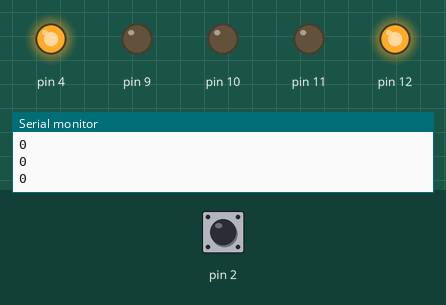
Simulated run of this sketch. Board: Arduino Uno, built with avr-gcc and run on an emulated ATmega328P. Parts: output pins drawn as LEDs (lit = HIGH), the last lines printed to the serial monitor. Dashed ring = blinking. The test bench sets the inputs (shaded band); at power-on: pin 2 LOW.

Above: at 1.2 s.
1.3 s: pin 2 driven HIGH
At 1.6 s:
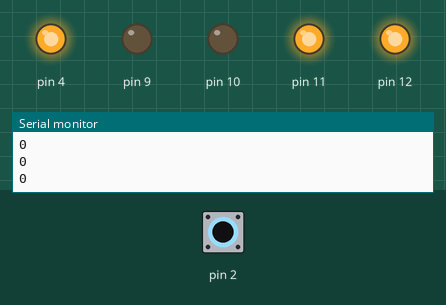
2.8 s: pin 2 driven LOW
At 4.0 s:
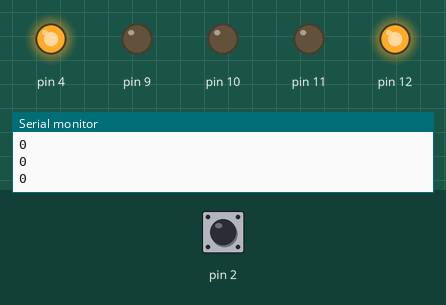
4.3 s: pin 2 pulsed HIGH 2 times (0.12 s each, 0.3 s apart)
At 4.7 s:
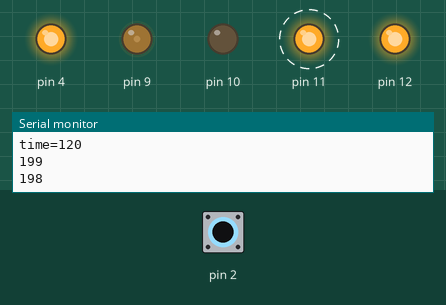
7.3 s: pin 2 driven HIGH
At 7.61 s:
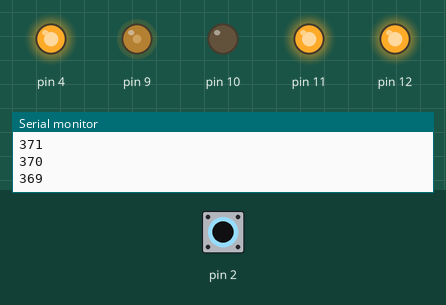
10.3 s: pin 2 pulsed LOW 5 times (0.12 s each, 0.3 s apart)
At 12.5 s:
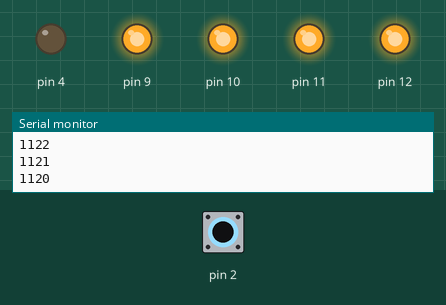
Timing chart, 0 to 14.0 s (numbered marks = the images above; inputs shaded):
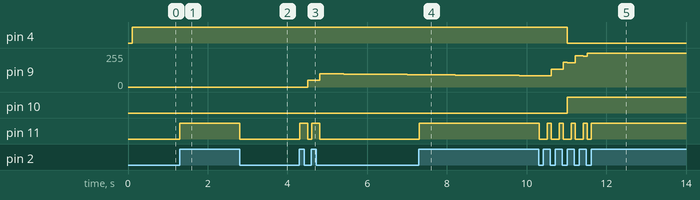

The sketch:

weibo.ino
```cpp
long last = 0;
long lastyouren = 0;

int fenshu = 0;

void logtime(){
  if(digitalRead(2)){
    last = millis();
  }else{
    int time = millis()-last;
    //Serial.println(time);
    if(time<1000){
      Serial.print("time=");
      Serial.println(time);
      if(fenshu<1000)fenshu+=200;
    }
  }
}

void setup() {
  // put your setup code here, to run once:
  Serial.begin(115200);
  Serial.println("begin detect");
  attachInterrupt(0, logtime, CHANGE);
  pinMode(4, OUTPUT);
  pinMode(12, OUTPUT);
  digitalWrite(12, HIGH);//power
  pinMode(11, OUTPUT);
  pinMode(10, OUTPUT);
  pinMode(9, OUTPUT);
}

int state = 0;
void loop() {
  // put your main code here, to run repeatedly:
  if(fenshu>0)fenshu--;
  else state=0;

  if(state==0){
    if(fenshu>600)state=1;
  }

  Serial.println(fenshu);
  delay(100);
  digitalWrite(11, digitalRead(2));
  digitalWrite(10, state);
  digitalWrite(4, !state);
  if(fenshu<1000)analogWrite(9, fenshu/4);
  else digitalWrite(9, HIGH);
}
```

Measured:
- after the input at 1.3 s, pin 11: LOW → HIGH at once
- after the input at 2.8 s, pin 11: HIGH → LOW at once
- after the input at 4.3 s, pin 9: ramps from 99/255 to 49/255 and jumps back, once every 0.30 s; pin 11: alternates HIGH for 0.20 s and LOW for 0.10 s, 4 changes in all, then stays LOW, starting at once
- after the input at 7.3 s, pin 11: LOW → HIGH at once
- after the input at 10.3 s, pin 4: HIGH → LOW after 0.72 s; pin 10: LOW → HIGH after 0.72 s; pin 11: goes 4 × (LOW 0.20 s, HIGH 0.10 s), LOW 0.10 s, then HIGH, starting at once
